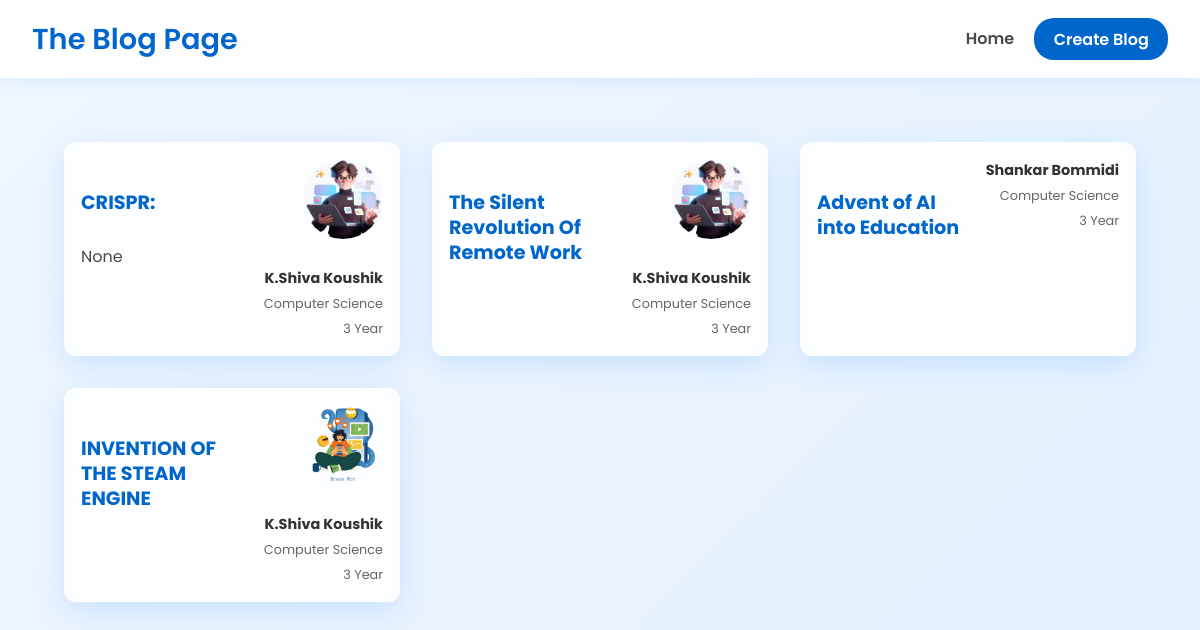
The page / on the database its author committed.
### blog/models.py (models this page shows, shortened)
class Blog(models.Model):
    title = models.CharField(max_length=200)
    content = models.JSONField()
    author = models.ForeignKey(Author, on_delete=models.CASCADE, related_name='blogs')
    created_at = models.DateTimeField(auto_now_add=True)

class Author(models.Model):
    name = models.CharField(max_length=100)
    course = models.CharField(max_length=100)
    year = models.IntegerField()
    profile_picture = models.ImageField(upload_to='profile_pics/', null=True, blank=True)

### blog/views.py (the view)
# urls.py: path('', views.blog_list, name='blog_list'),
def blog_list(request):
    blogs = Blog.objects.all()
    return render(request, 'blog/blog_list.html', {'blogs': blogs})

### blog/templates/blog/blog_list.html (shortened to what this page needs)
{% extends "base.html" %}
{% block content %}
<div class="blog-grid">
    {% if blogs %}
        {% for blog in blogs %}
            <a href="{% url 'blog:blog_detail' blog.pk %}" class="blog-card">
                <div class="blog-content">
                    <h2 class="blog-title">{{ blog.title }}</h2>
                    {% if blog.content %}
                        {% for block in blog.content|slice:":1" %}
                            {% if block.type == 'paragraph' %}
                                <p>{{ block.value|truncatewords:30 }}</p>
                            {% endif %}
                        {% endfor %}
                    {% endif %}
                </div>
                <div class="right-content">
                    {% if blog.author.profile_picture %}
                        <img src="{{ blog.author.profile_picture.url }}" alt="{{ blog.author.name }}" class="blog-image">
                    {% endif %}
                    <div class="author-details">
                        <strong>{{ blog.author.name }}</strong>
                        <span>{{ blog.author.course }}</span>
                        <span>{{ blog.author.year }} Year</span>
                    </div>
                </div>
            </a>
        {% endfor %}
    {% else %}
        <p>No blogs found.</p>
    {% endif %}
</div>
{% endblock %}

### templates/base.html (shortened to what this page needs)
{% load static %}
<!DOCTYPE html>
<html lang="en">
<head>
    <link rel="stylesheet" href="https://cdnjs.cloudflare.com/ajax/libs/font-awesome/5.15.4/css/all.min.css">
    <link rel="stylesheet" href="{% static 'blog/css/style.css' %}">
</head>
<body>
    <header>
        <a href="{% url 'blog:blog_list' %}" class="logo">The Blog Page</a>
        <nav>
            <a href="{% url 'blog:blog_list' %}" class="nav-link">Home</a>
            <a href="{% url 'blog:add_blog' %}" class="nav-button">Create Blog</a>
        </nav>
    </header>
    <main>
        {% block content %}{% endblock %}
    </main>
</body>
</html>

### static/blog/css/style.css (style rules this page uses)
body { font-family: 'Poppins', sans-serif; background-color: #f0f7ff; background-image: linear-gradient(135deg, #f0f7ff 0%, #e3f0ff 100%); color: #4A4A4A; margin: 0; line-height: 1.6; min-height: 100vh; }
header { display: flex; justify-content: space-between; align-items: center; padding: 1rem 2rem; background-color: rgba(255, 255, 255, 0.9); backdrop-filter: blur(10px); box-shadow: 0 2px 15px rgba(0, 123, 255, 0.1); }
.logo { font-family: 'Poppins', sans-serif; font-size: 1.8rem; color: #0066cc; text-decoration: none; font-weight: 600; }
nav a { text-decoration: none; }
.nav-link { color: #4A4A4A; margin: 0 1rem; font-weight: 600; }
.nav-button { background-color: #0066cc; color: white; padding: 0.6rem 1.2rem; border-radius: 20px; font-weight: 600; transition: background-color 0.3s; }
main { padding: 2rem; }
.blog-grid { display: grid; grid-template-columns: repeat(auto-fill, minmax(300px, 1fr)); gap: 2rem; padding: 2rem; max-width: 1200px; margin: 0 auto; }
.blog-card { display: grid; grid-template-columns: 1fr auto; background: rgba(255, 255, 255, 0.85); backdrop-filter: blur(10px); border-radius: 12px; padding: 1rem; box-shadow: 0 8px 30px rgba(0, 123, 255, 0.15); border: 1px solid rgba(255, 255, 255, 0.7); cursor: pointer; transition: transform 0.3s ease; text-decoration: none; color: inherit; position: relative; min-height: 180px; gap: 1rem; }
.blog-content { flex: 1; display: flex; flex-direction: column; min-height: 160px; position: relative; }
.blog-content h2 { margin-top: 2rem; }
.blog-title { font-size: 1.2rem; margin-bottom: 0.75rem; color: #333; line-height: 1.3; }
.blog-title { color: #0066cc; }
.blog-image { width: 100px; height: 100px; object-fit: cover; border-radius: 10px; margin-left: 1rem; }
.author-details { display: flex; flex-direction: column; }
.author-details strong { font-size: 1.1rem; color: #333; }
.author-details span { color: #666; font-size: 0.9rem; }
.blog-card .right-content { display: flex; flex-direction: column; align-items: flex-end; justify-content: space-between; height: 100%; }
.blog-card .blog-image { width: 80px; height: 80px; border-radius: 50%; margin-bottom: 0.5rem; }
.blog-card .author-details { display: flex; flex-direction: column; align-items: flex-end; gap: 0.25rem; }
.blog-card .author-details strong { font-size: 0.9rem; color: #333; }
.blog-card .author-details span { font-size: 0.8rem; color: #666; }

### rows shown on the page
Blog: title "CRISPR:", value "None", author.profile_picture (picture), author.name "K.Shiva Koushik", author.course "Computer Science", author.year "3"
Blog: title "The Silent Revolution Of Remote Work", author.profile_picture (picture), author.name "K.Shiva Koushik", author.course "Computer Science", author.year "3"
Blog: title "Advent of AI into Education", author.name "Shankar Bommidi", author.course "Computer Science", author.year "3"
Blog: title "INVENTION OF THE STEAM ENGINE", author.profile_picture (picture), author.name "K.Shiva Koushik", author.course "Computer Science", author.year "3"
